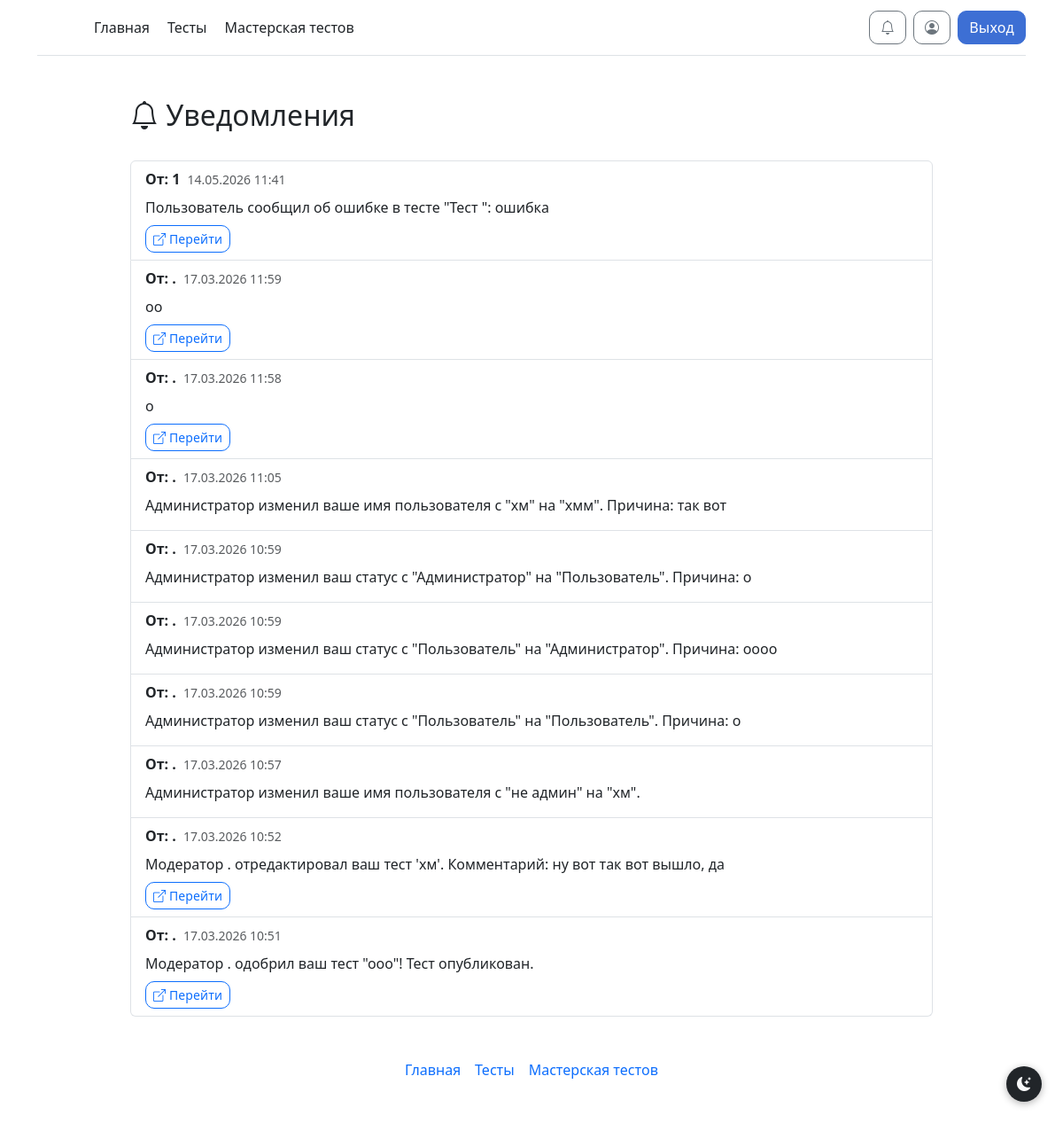
Screenshot of /notifications (signed in) with the database file from the repository.
### models.py (models this page shows)
class User(db.Model, UserMixin):
    id = db.Column(db.Integer, primary_key=True)
    username = db.Column(db.String, unique=True)
    password = db.Column(db.String)
    email = db.Column(db.String, unique=True)
    admin = db.Column(db.Integer, default=0)  # 0 — пользователь, 1 — модератор, 2 — администратор
    current_test_id = db.Column(db.Integer, default=None)
    notif_email_tests = db.Column(db.Boolean, default=True)
    notif_email_admin = db.Column(db.Boolean, default=True)
    notif_email_account = db.Column(db.Boolean, default=True)

class Notifications(db.Model):
    n_id = db.Column(db.Integer, primary_key=True)
    n_user_id = db.Column(db.Integer, nullable=False)   # получатель
    n_sender_id = db.Column(db.Integer)                  # отправитель
    n_text = db.Column(db.Text, nullable=False)
    n_link = db.Column(db.String)
    n_is_read = db.Column(db.Boolean, default=False)
    n_created_at = db.Column(db.DateTime, default=datetime.utcnow)
    n_test_id = db.Column(db.Integer, default=None)      # если это комментарий к тесту
    n_is_comment = db.Column(db.Boolean, default=False)  # True = комментарий модератора (показывать в истории)

### routes/profile.py (the view)
@profile_bp.route('/notifications')
@login_required
def notifications():
    user_notifications = Notifications.query.filter_by(
        n_user_id=current_user.id
    ).order_by(Notifications.n_created_at.desc()).all()
    notifications_with_senders = []
    for notif in user_notifications:
        sender = User.query.get(notif.n_sender_id) if notif.n_sender_id else None
        notifications_with_senders.append({'notification': notif, 'sender': sender})
    unread_count = Notifications.query.filter_by(n_user_id=current_user.id, n_is_read=False).count()
    return render_template("notifications.html",
                           notifications=notifications_with_senders,
                           unread_count=unread_count)

### __init__.py (called while the page is built, shortened)
@manager.user_loader
def load_user(user_id):
    return db.session.get(User, user_id)

@app.template_filter('get_unread_notifications_count')
def get_unread_notifications_count(user_id):
    return Notifications.query.filter_by(n_user_id=user_id, n_is_read=False).count()

@app.before_request
def check_must_rate_test():
    excluded_paths = ['/test/', '/static/', '/logout']

### templates/notifications.html (shortened to what this page needs)
{% extends 'base.html' %}
{% block main %}
<div class="container mt-4">
    <div class="row">
        <div class="col-md-10 mx-auto">
            <div class="d-flex justify-content-between align-items-center mb-4">
                <h2><i class="bi bi-bell"></i> Уведомления</h2>
            </div>
            {% if notifications %}
            <div class="list-group">
                {% for item in notifications %}
                {% set notif = item.notification %}
                {% set sender = item.sender %}
                <div class="list-group-item {% if not notif.n_is_read %}list-group-item-primary{% endif %}">
                    <div class="d-flex w-100 justify-content-between align-items-start">
                        <div class="flex-grow-1">
                            <div class="d-flex align-items-center mb-2">
                                {% if sender %}
                                <strong>От: {{ sender.username }}</strong>
                                {% else %}
                                <strong>Системное уведомление</strong>
                                {% endif %}
                                <small class="text-muted ms-2">{{ notif.n_created_at.strftime('%d.%m.%Y %H:%M') }}</small>
                            </div>
                            <p class="mb-2">{{ notif.n_text }}</p>
                            {% if notif.n_link %}
                            <a href="{{ notif.n_link }}" class="btn btn-sm btn-outline-primary">
                                <i class="bi bi-box-arrow-up-right"></i> Перейти
                            </a>
                            {% endif %}
                        </div>
                    </div>
                </div>
                {% endfor %}
            </div>
            {% else %}
            <div class="alert alert-info text-center">
                <i class="bi bi-inbox"></i>
                <p class="mb-0">У вас пока нет уведомлений</p>
            </div>
            {% endif %}
        </div>
    </div>
</div>
{% endblock %}

### static/style/style.css (style rules this page uses)
.btn { border-radius: 10px !important; font-weight: 500; letter-spacing: 0.01em; transition: transform 0.1s ease, box-shadow 0.1s ease, background-color 0.1s ease !important; }
.btn-outline-primary { border-radius: 10px !important; }

### rows the page displays
User: username "1"
Notifications: n_created_at "14.05.2026 11:41", n_text "Пользователь сообщил об ошибке в тесте \"Тест \": ошибка"
User: username "." "." "." "." "." "." "." "." "."
Notifications: n_created_at "17.03.2026 11:59", n_text "оо"
Notifications: n_created_at "17.03.2026 11:58", n_text "о"
Notifications: n_created_at "17.03.2026 11:05", n_text "Администратор изменил ваше имя пользователя с \"хм\" на \"хмм\". Причина: так вот"
Notifications: n_created_at "17.03.2026 10:59", n_text "Администратор изменил ваш статус с \"Администратор\" на \"Пользователь\". Причина: о"
Notifications: n_created_at "17.03.2026 10:59", n_text "Администратор изменил ваш статус с \"Пользователь\" на \"Администратор\". Причина: оооо"
Notifications: n_created_at "17.03.2026 10:59", n_text "Администратор изменил ваш статус с \"Пользователь\" на \"Пользователь\". Причина: о"
Notifications: n_created_at "17.03.2026 10:57", n_text "Администратор изменил ваше имя пользователя с \"не админ\" на \"хм\"."
Notifications: n_created_at "17.03.2026 10:52", n_text "Модератор . отредактировал ваш тест 'хм'. Комментарий: ну вот так вот вышло, да"
Notifications: n_created_at "17.03.2026 10:51", n_text "Модератор . одобрил ваш тест \"ооо\"! Тест опубликован."
